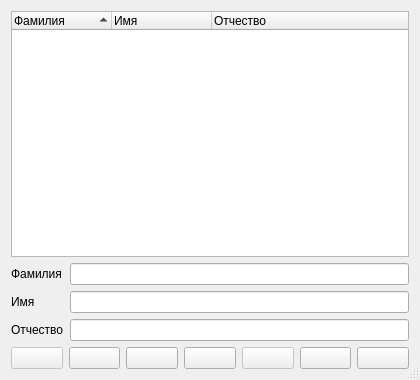
<?xml version="1.0" encoding="UTF-8"?>
<ui version="4.0">
 <class>DialogPerson</class>
 <widget class="QDialog" name="DialogPerson">
  <property name="geometry">
   <rect>
    <x>0</x>
    <y>0</y>
    <width>420</width>
    <height>380</height>
   </rect>
  </property>
  <property name="windowTitle">
   <string>Физическое лицо</string>
  </property>
  <property name="windowIcon">
   <iconset resource="..\resources.qrc">
    <normaloff>:/plugins/openland/icons/attributes.png</normaloff>:/plugins/openland/icons/attributes.png</iconset>
  </property>
  <property name="sizeGripEnabled">
   <bool>true</bool>
  </property>
  <property name="modal">
   <bool>true</bool>
  </property>
  <layout class="QVBoxLayout" name="verticalLayout">
   <item>
    <widget class="QTreeWidget" name="treeWidget">
     <property name="sortingEnabled">
      <bool>true</bool>
     </property>
     <column>
      <property name="text">
       <string>Фамилия</string>
      </property>
     </column>
     <column>
      <property name="text">
       <string>Имя</string>
      </property>
     </column>
     <column>
      <property name="text">
       <string>Отчество</string>
      </property>
     </column>
    </widget>
   </item>
   <item>
    <layout class="QFormLayout" name="formLayout">
     <property name="fieldGrowthPolicy">
      <enum>QFormLayout::AllNonFixedFieldsGrow</enum>
     </property>
     <item row="0" column="0">
      <widget class="QLabel" name="label">
       <property name="text">
        <string>Фамилия</string>
       </property>
      </widget>
     </item>
     <item row="0" column="1">
      <widget class="QLineEdit" name="lineEditSurname"/>
     </item>
     <item row="1" column="0">
      <widget class="QLabel" name="label_2">
       <property name="text">
        <string>Имя</string>
       </property>
      </widget>
     </item>
     <item row="1" column="1">
      <widget class="QLineEdit" name="lineEditFirst"/>
     </item>
     <item row="2" column="0">
      <widget class="QLabel" name="label_3">
       <property name="text">
        <string>Отчество</string>
       </property>
      </widget>
     </item>
     <item row="2" column="1">
      <widget class="QLineEdit" name="lineEditPatronymic"/>
     </item>
    </layout>
   </item>
   <item>
    <layout class="QHBoxLayout" name="horizontalLayout">
     <item>
      <widget class="QPushButton" name="pushButtonSelect">
       <property name="enabled">
        <bool>false</bool>
       </property>
       <property name="toolTip">
        <string>Выбрать заказчика</string>
       </property>
       <property name="statusTip">
        <string/>
       </property>
       <property name="whatsThis">
        <string/>
       </property>
       <property name="text">
        <string/>
       </property>
       <property name="icon">
        <iconset resource="..\resources.qrc">
         <normaloff>:/plugins/openland/icons/symbol_check.png</normaloff>:/plugins/openland/icons/symbol_check.png</iconset>
       </property>
       <property name="autoDefault">
        <bool>false</bool>
       </property>
       <property name="default">
        <bool>true</bool>
       </property>
      </widget>
     </item>
     <item>
      <widget class="QPushButton" name="pushButtonAdd">
       <property name="toolTip">
        <string>Добавить заказчика</string>
       </property>
       <property name="text">
        <string extracomment="Добавить"/>
       </property>
       <property name="icon">
        <iconset resource="..\resources.qrc">
         <normaloff>:/plugins/openland/icons/symbol_add.png</normaloff>:/plugins/openland/icons/symbol_add.png</iconset>
       </property>
       <property name="autoDefault">
        <bool>false</bool>
       </property>
      </widget>
     </item>
     <item>
      <widget class="QPushButton" name="pushButtonEdit">
       <property name="toolTip">
        <string>Редактировать атрибуты заказчика</string>
       </property>
       <property name="text">
        <string extracomment="Редактировать"/>
       </property>
       <property name="icon">
        <iconset resource="..\resources.qrc">
         <normaloff>:/plugins/openland/icons/edit.png</normaloff>:/plugins/openland/icons/edit.png</iconset>
       </property>
       <property name="autoDefault">
        <bool>false</bool>
       </property>
      </widget>
     </item>
     <item>
      <widget class="QPushButton" name="pushButtonDel">
       <property name="toolTip">
        <string>Удалить заказчика</string>
       </property>
       <property name="text">
        <string extracomment="Удалить"/>
       </property>
       <property name="icon">
        <iconset resource="..\resources.qrc">
         <normaloff>:/plugins/openland/icons/symbol_remove.png</normaloff>:/plugins/openland/icons/symbol_remove.png</iconset>
       </property>
       <property name="autoDefault">
        <bool>false</bool>
       </property>
      </widget>
     </item>
     <item>
      <widget class="QPushButton" name="pushButtonSave">
       <property name="enabled">
        <bool>false</bool>
       </property>
       <property name="toolTip">
        <string>Сохранить атрибуты заказчика</string>
       </property>
       <property name="text">
        <string extracomment="Сохранить"/>
       </property>
       <property name="icon">
        <iconset resource="..\resources.qrc">
         <normaloff>:/plugins/openland/icons/save.png</normaloff>:/plugins/openland/icons/save.png</iconset>
       </property>
       <property name="autoDefault">
        <bool>false</bool>
       </property>
      </widget>
     </item>
     <item>
      <widget class="QPushButton" name="pushButtonRefresh">
       <property name="toolTip">
        <string>Обновить атрибуты заказчика</string>
       </property>
       <property name="text">
        <string extracomment="Обновить"/>
       </property>
       <property name="icon">
        <iconset resource="..\resources.qrc">
         <normaloff>:/plugins/openland/icons/refresh.png</normaloff>:/plugins/openland/icons/refresh.png</iconset>
       </property>
       <property name="autoDefault">
        <bool>false</bool>
       </property>
      </widget>
     </item>
     <item>
      <widget class="QPushButton" name="pushButtonClose">
       <property name="toolTip">
        <string>Закрыть окно</string>
       </property>
       <property name="text">
        <string extracomment="Закрыть"/>
       </property>
       <property name="icon">
        <iconset resource="..\resources.qrc">
         <normaloff>:/plugins/openland/icons/close.png</normaloff>:/plugins/openland/icons/close.png</iconset>
       </property>
       <property name="autoDefault">
        <bool>false</bool>
       </property>
      </widget>
     </item>
    </layout>
   </item>
  </layout>
 </widget>
 <tabstops>
  <tabstop>treeWidget</tabstop>
  <tabstop>lineEditSurname</tabstop>
  <tabstop>lineEditFirst</tabstop>
  <tabstop>lineEditPatronymic</tabstop>
  <tabstop>pushButtonSelect</tabstop>
  <tabstop>pushButtonAdd</tabstop>
  <tabstop>pushButtonEdit</tabstop>
  <tabstop>pushButtonDel</tabstop>
  <tabstop>pushButtonSave</tabstop>
  <tabstop>pushButtonRefresh</tabstop>
  <tabstop>pushButtonClose</tabstop>
 </tabstops>
 <resources>
  <include location="..\resources.qrc"/>
 </resources>
 <connections/>
</ui>
